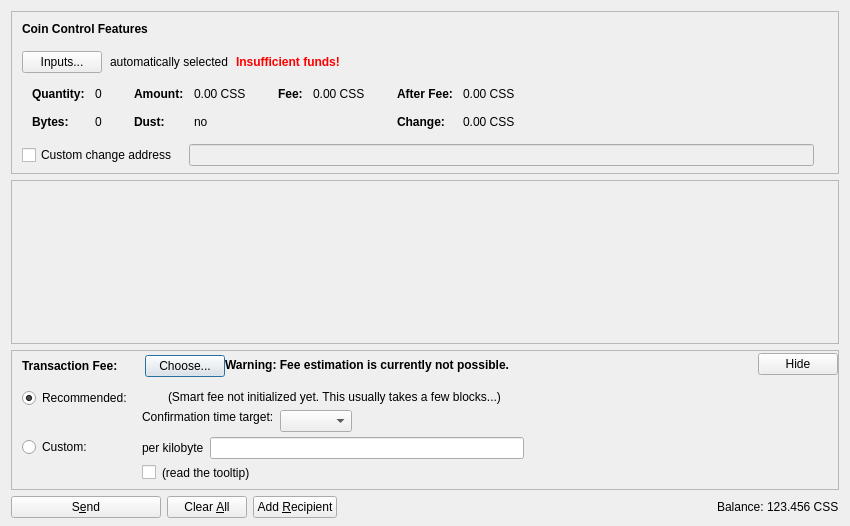
<?xml version="1.0" encoding="UTF-8"?>
<ui version="4.0">
 <class>SendCoinsDialog</class>
 <widget class="QDialog" name="SendCoinsDialog">
  <property name="geometry">
   <rect>
    <x>0</x>
    <y>0</y>
    <width>850</width>
    <height>526</height>
   </rect>
  </property>
  <property name="windowTitle">
   <string>Send Coins</string>
  </property>
  <layout class="QVBoxLayout" name="verticalLayout" stretch="0,1,0,0">
   <property name="bottomMargin">
    <number>8</number>
   </property>
   <item>
    <widget class="QFrame" name="frameCoinControl">
     <property name="sizePolicy">
      <sizepolicy hsizetype="Expanding" vsizetype="Expanding">
       <horstretch>0</horstretch>
       <verstretch>0</verstretch>
      </sizepolicy>
     </property>
     <property name="maximumSize">
      <size>
       <width>16777215</width>
       <height>16777215</height>
      </size>
     </property>
     <property name="frameShape">
      <enum>QFrame::StyledPanel</enum>
     </property>
     <property name="frameShadow">
      <enum>QFrame::Sunken</enum>
     </property>
     <layout class="QVBoxLayout" name="verticalLayoutCoinControl2">
      <property name="spacing">
       <number>0</number>
      </property>
      <property name="leftMargin">
       <number>0</number>
      </property>
      <property name="topMargin">
       <number>0</number>
      </property>
      <property name="rightMargin">
       <number>0</number>
      </property>
      <property name="bottomMargin">
       <number>6</number>
      </property>
      <item>
       <layout class="QVBoxLayout" name="verticalLayoutCoinControl" stretch="0,0,0,0,1">
        <property name="spacing">
         <number>0</number>
        </property>
        <property name="leftMargin">
         <number>10</number>
        </property>
        <property name="topMargin">
         <number>10</number>
        </property>
        <item>
         <layout class="QHBoxLayout" name="horizontalLayoutCoinControl1">
          <property name="bottomMargin">
           <number>15</number>
          </property>
          <item>
           <widget class="QLabel" name="labelCoinControlFeatures">
            <property name="sizePolicy">
             <sizepolicy hsizetype="Preferred" vsizetype="Maximum">
              <horstretch>0</horstretch>
              <verstretch>0</verstretch>
             </sizepolicy>
            </property>
            <property name="font">
             <font>
              <weight>75</weight>
              <bold>true</bold>
             </font>
            </property>
            <property name="styleSheet">
             <string notr="true">font-weight:bold;</string>
            </property>
            <property name="text">
             <string>Coin Control Features</string>
            </property>
           </widget>
          </item>
         </layout>
        </item>
        <item>
         <layout class="QHBoxLayout" name="horizontalLayoutCoinControl2" stretch="0,0,0,0">
          <property name="spacing">
           <number>8</number>
          </property>
          <property name="bottomMargin">
           <number>10</number>
          </property>
          <item>
           <widget class="QPushButton" name="pushButtonCoinControl">
            <property name="styleSheet">
             <string notr="true"/>
            </property>
            <property name="text">
             <string>Inputs...</string>
            </property>
            <property name="autoDefault">
             <bool>false</bool>
            </property>
           </widget>
          </item>
          <item>
           <widget class="QLabel" name="labelCoinControlAutomaticallySelected">
            <property name="text">
             <string>automatically selected</string>
            </property>
            <property name="margin">
             <number>5</number>
            </property>
           </widget>
          </item>
          <item>
           <widget class="QLabel" name="labelCoinControlInsuffFunds">
            <property name="font">
             <font>
              <weight>75</weight>
              <bold>true</bold>
             </font>
            </property>
            <property name="styleSheet">
             <string notr="true">color:red;font-weight:bold;</string>
            </property>
            <property name="text">
             <string>Insufficient funds!</string>
            </property>
            <property name="margin">
             <number>5</number>
            </property>
           </widget>
          </item>
          <item>
           <spacer name="horizontalSpacerCoinControl">
            <property name="orientation">
             <enum>Qt::Horizontal</enum>
            </property>
            <property name="sizeHint" stdset="0">
             <size>
              <width>40</width>
              <height>1</height>
             </size>
            </property>
           </spacer>
          </item>
         </layout>
        </item>
        <item>
         <widget class="QWidget" name="widgetCoinControl" native="true">
          <property name="sizePolicy">
           <sizepolicy hsizetype="Preferred" vsizetype="Preferred">
            <horstretch>0</horstretch>
            <verstretch>0</verstretch>
           </sizepolicy>
          </property>
          <property name="minimumSize">
           <size>
            <width>0</width>
            <height>0</height>
           </size>
          </property>
          <property name="styleSheet">
           <string notr="true"/>
          </property>
          <layout class="QHBoxLayout" name="horizontalLayoutCoinControl5">
           <property name="leftMargin">
            <number>0</number>
           </property>
           <property name="topMargin">
            <number>0</number>
           </property>
           <property name="rightMargin">
            <number>0</number>
           </property>
           <property name="bottomMargin">
            <number>0</number>
           </property>
           <item>
            <layout class="QHBoxLayout" name="horizontalLayoutCoinControl3" stretch="0,0,0,1">
             <property name="spacing">
              <number>20</number>
             </property>
             <property name="topMargin">
              <number>0</number>
             </property>
             <property name="bottomMargin">
              <number>10</number>
             </property>
             <item>
              <layout class="QFormLayout" name="formLayoutCoinControl1">
               <property name="horizontalSpacing">
                <number>10</number>
               </property>
               <property name="verticalSpacing">
                <number>14</number>
               </property>
               <property name="leftMargin">
                <number>10</number>
               </property>
               <property name="topMargin">
                <number>4</number>
               </property>
               <property name="rightMargin">
                <number>6</number>
               </property>
               <item row="0" column="0">
                <widget class="QLabel" name="labelCoinControlQuantityText">
                 <property name="font">
                  <font>
                   <weight>75</weight>
                   <bold>true</bold>
                  </font>
                 </property>
                 <property name="text">
                  <string>Quantity:</string>
                 </property>
                 <property name="margin">
                  <number>0</number>
                 </property>
                </widget>
               </item>
               <item row="0" column="1">
                <widget class="QLabel" name="labelCoinControlQuantity">
                 <property name="cursor">
                  <cursorShape>IBeamCursor</cursorShape>
                 </property>
                 <property name="contextMenuPolicy">
                  <enum>Qt::ActionsContextMenu</enum>
                 </property>
                 <property name="text">
                  <string notr="true">0</string>
                 </property>
                 <property name="margin">
                  <number>0</number>
                 </property>
                 <property name="textInteractionFlags">
                  <set>Qt::LinksAccessibleByMouse|Qt::TextSelectableByKeyboard|Qt::TextSelectableByMouse</set>
                 </property>
                </widget>
               </item>
               <item row="1" column="0">
                <widget class="QLabel" name="labelCoinControlBytesText">
                 <property name="font">
                  <font>
                   <weight>75</weight>
                   <bold>true</bold>
                  </font>
                 </property>
                 <property name="text">
                  <string>Bytes:</string>
                 </property>
                </widget>
               </item>
               <item row="1" column="1">
                <widget class="QLabel" name="labelCoinControlBytes">
                 <property name="cursor">
                  <cursorShape>IBeamCursor</cursorShape>
                 </property>
                 <property name="contextMenuPolicy">
                  <enum>Qt::ActionsContextMenu</enum>
                 </property>
                 <property name="text">
                  <string notr="true">0</string>
                 </property>
                 <property name="textInteractionFlags">
                  <set>Qt::LinksAccessibleByMouse|Qt::TextSelectableByKeyboard|Qt::TextSelectableByMouse</set>
                 </property>
                </widget>
               </item>
              </layout>
             </item>
             <item>
              <layout class="QFormLayout" name="formLayoutCoinControl2">
               <property name="horizontalSpacing">
                <number>10</number>
               </property>
               <property name="verticalSpacing">
                <number>14</number>
               </property>
               <property name="leftMargin">
                <number>6</number>
               </property>
               <property name="topMargin">
                <number>4</number>
               </property>
               <property name="rightMargin">
                <number>6</number>
               </property>
               <item row="0" column="0">
                <widget class="QLabel" name="labelCoinControlAmountText">
                 <property name="font">
                  <font>
                   <weight>75</weight>
                   <bold>true</bold>
                  </font>
                 </property>
                 <property name="text">
                  <string>Amount:</string>
                 </property>
                 <property name="margin">
                  <number>0</number>
                 </property>
                </widget>
               </item>
               <item row="0" column="1">
                <widget class="QLabel" name="labelCoinControlAmount">
                 <property name="cursor">
                  <cursorShape>IBeamCursor</cursorShape>
                 </property>
                 <property name="contextMenuPolicy">
                  <enum>Qt::ActionsContextMenu</enum>
                 </property>
                 <property name="text">
                  <string notr="true">0.00 CSS</string>
                 </property>
                 <property name="textInteractionFlags">
                  <set>Qt::LinksAccessibleByMouse|Qt::TextSelectableByKeyboard|Qt::TextSelectableByMouse</set>
                 </property>
                </widget>
               </item>
               <item row="1" column="0">
                <widget class="QLabel" name="labelCoinControlLowOutputText">
                 <property name="font">
                  <font>
                   <weight>75</weight>
                   <bold>true</bold>
                  </font>
                 </property>
                 <property name="text">
                  <string>Dust:</string>
                 </property>
                </widget>
               </item>
               <item row="1" column="1">
                <widget class="QLabel" name="labelCoinControlLowOutput">
                 <property name="cursor">
                  <cursorShape>IBeamCursor</cursorShape>
                 </property>
                 <property name="contextMenuPolicy">
                  <enum>Qt::ActionsContextMenu</enum>
                 </property>
                 <property name="text">
                  <string notr="true">no</string>
                 </property>
                 <property name="textInteractionFlags">
                  <set>Qt::LinksAccessibleByMouse|Qt::TextSelectableByKeyboard|Qt::TextSelectableByMouse</set>
                 </property>
                </widget>
               </item>
              </layout>
             </item>
             <item>
              <layout class="QFormLayout" name="formLayoutCoinControl3">
               <property name="horizontalSpacing">
                <number>10</number>
               </property>
               <property name="verticalSpacing">
                <number>14</number>
               </property>
               <property name="leftMargin">
                <number>6</number>
               </property>
               <property name="topMargin">
                <number>4</number>
               </property>
               <property name="rightMargin">
                <number>6</number>
               </property>
               <item row="0" column="0">
                <widget class="QLabel" name="labelCoinControlFeeText">
                 <property name="font">
                  <font>
                   <weight>75</weight>
                   <bold>true</bold>
                  </font>
                 </property>
                 <property name="text">
                  <string>Fee:</string>
                 </property>
                 <property name="margin">
                  <number>0</number>
                 </property>
                </widget>
               </item>
               <item row="0" column="1">
                <widget class="QLabel" name="labelCoinControlFee">
                 <property name="cursor">
                  <cursorShape>IBeamCursor</cursorShape>
                 </property>
                 <property name="contextMenuPolicy">
                  <enum>Qt::ActionsContextMenu</enum>
                 </property>
                 <property name="text">
                  <string notr="true">0.00 CSS</string>
                 </property>
                 <property name="textInteractionFlags">
                  <set>Qt::LinksAccessibleByMouse|Qt::TextSelectableByKeyboard|Qt::TextSelectableByMouse</set>
                 </property>
                </widget>
               </item>
              </layout>
             </item>
             <item>
              <layout class="QFormLayout" name="formLayoutCoinControl4">
               <property name="horizontalSpacing">
                <number>10</number>
               </property>
               <property name="verticalSpacing">
                <number>14</number>
               </property>
               <property name="leftMargin">
                <number>6</number>
               </property>
               <property name="topMargin">
                <number>4</number>
               </property>
               <property name="rightMargin">
                <number>6</number>
               </property>
               <item row="0" column="0">
                <widget class="QLabel" name="labelCoinControlAfterFeeText">
                 <property name="font">
                  <font>
                   <weight>75</weight>
                   <bold>true</bold>
                  </font>
                 </property>
                 <property name="text">
                  <string>After Fee:</string>
                 </property>
                 <property name="margin">
                  <number>0</number>
                 </property>
                </widget>
               </item>
               <item row="0" column="1">
                <widget class="QLabel" name="labelCoinControlAfterFee">
                 <property name="cursor">
                  <cursorShape>IBeamCursor</cursorShape>
                 </property>
                 <property name="contextMenuPolicy">
                  <enum>Qt::ActionsContextMenu</enum>
                 </property>
                 <property name="text">
                  <string notr="true">0.00 CSS</string>
                 </property>
                 <property name="textInteractionFlags">
                  <set>Qt::LinksAccessibleByMouse|Qt::TextSelectableByKeyboard|Qt::TextSelectableByMouse</set>
                 </property>
                </widget>
               </item>
               <item row="1" column="0">
                <widget class="QLabel" name="labelCoinControlChangeText">
                 <property name="font">
                  <font>
                   <weight>75</weight>
                   <bold>true</bold>
                  </font>
                 </property>
                 <property name="text">
                  <string>Change:</string>
                 </property>
                </widget>
               </item>
               <item row="1" column="1">
                <widget class="QLabel" name="labelCoinControlChange">
                 <property name="cursor">
                  <cursorShape>IBeamCursor</cursorShape>
                 </property>
                 <property name="contextMenuPolicy">
                  <enum>Qt::ActionsContextMenu</enum>
                 </property>
                 <property name="text">
                  <string notr="true">0.00 CSS</string>
                 </property>
                 <property name="textInteractionFlags">
                  <set>Qt::LinksAccessibleByMouse|Qt::TextSelectableByKeyboard|Qt::TextSelectableByMouse</set>
                 </property>
                </widget>
               </item>
              </layout>
             </item>
            </layout>
           </item>
          </layout>
         </widget>
        </item>
        <item>
         <layout class="QHBoxLayout" name="horizontalLayoutCoinControl4" stretch="0,0,0">
          <property name="spacing">
           <number>12</number>
          </property>
          <property name="sizeConstraint">
           <enum>QLayout::SetDefaultConstraint</enum>
          </property>
          <property name="topMargin">
           <number>5</number>
          </property>
          <property name="rightMargin">
           <number>5</number>
          </property>
          <item>
           <widget class="QCheckBox" name="checkBoxCoinControlChange">
            <property name="toolTip">
             <string>If this is activated, but the change address is empty or invalid, change will be sent to a newly generated address.</string>
            </property>
            <property name="text">
             <string>Custom change address</string>
            </property>
           </widget>
          </item>
          <item>
           <widget class="QValidatedLineEdit" name="lineEditCoinControlChange">
            <property name="enabled">
             <bool>false</bool>
            </property>
            <property name="sizePolicy">
             <sizepolicy hsizetype="Expanding" vsizetype="Fixed">
              <horstretch>0</horstretch>
              <verstretch>0</verstretch>
             </sizepolicy>
            </property>
           </widget>
          </item>
          <item>
           <widget class="QLabel" name="labelCoinControlChangeLabel">
            <property name="sizePolicy">
             <sizepolicy hsizetype="Preferred" vsizetype="Expanding">
              <horstretch>0</horstretch>
              <verstretch>0</verstretch>
             </sizepolicy>
            </property>
            <property name="minimumSize">
             <size>
              <width>0</width>
              <height>0</height>
             </size>
            </property>
            <property name="text">
             <string/>
            </property>
            <property name="margin">
             <number>3</number>
            </property>
           </widget>
          </item>
         </layout>
        </item>
        <item>
         <spacer name="verticalSpacerCoinControl">
          <property name="orientation">
           <enum>Qt::Vertical</enum>
          </property>
          <property name="sizeHint" stdset="0">
           <size>
            <width>800</width>
            <height>1</height>
           </size>
          </property>
         </spacer>
        </item>
       </layout>
      </item>
     </layout>
    </widget>
   </item>
   <item>
    <widget class="QScrollArea" name="scrollArea">
     <property name="widgetResizable">
      <bool>true</bool>
     </property>
     <widget class="QWidget" name="scrollAreaWidgetContents">
      <property name="geometry">
       <rect>
        <x>0</x>
        <y>0</y>
        <width>830</width>
        <height>104</height>
       </rect>
      </property>
      <layout class="QVBoxLayout" name="verticalLayout_2" stretch="0,1">
       <property name="leftMargin">
        <number>0</number>
       </property>
       <property name="topMargin">
        <number>0</number>
       </property>
       <property name="rightMargin">
        <number>0</number>
       </property>
       <property name="bottomMargin">
        <number>0</number>
       </property>
       <item>
        <layout class="QVBoxLayout" name="entries">
         <property name="spacing">
          <number>6</number>
         </property>
        </layout>
       </item>
       <item>
        <spacer name="verticalSpacer">
         <property name="orientation">
          <enum>Qt::Vertical</enum>
         </property>
         <property name="sizeHint" stdset="0">
          <size>
           <width>20</width>
           <height>40</height>
          </size>
         </property>
        </spacer>
       </item>
      </layout>
     </widget>
    </widget>
   </item>
   <item>
    <widget class="QFrame" name="frameFee">
     <property name="sizePolicy">
      <sizepolicy hsizetype="Expanding" vsizetype="Expanding">
       <horstretch>0</horstretch>
       <verstretch>0</verstretch>
      </sizepolicy>
     </property>
     <property name="maximumSize">
      <size>
       <width>16777215</width>
       <height>16777215</height>
      </size>
     </property>
     <property name="frameShape">
      <enum>QFrame::StyledPanel</enum>
     </property>
     <property name="frameShadow">
      <enum>QFrame::Sunken</enum>
     </property>
     <layout class="QVBoxLayout" name="verticalLayoutFee1">
      <property name="spacing">
       <number>0</number>
      </property>
      <property name="leftMargin">
       <number>0</number>
      </property>
      <property name="topMargin">
       <number>0</number>
      </property>
      <property name="rightMargin">
       <number>0</number>
      </property>
      <property name="bottomMargin">
       <number>0</number>
      </property>
      <item>
       <layout class="QVBoxLayout" name="verticalLayoutFee2" stretch="0,0,0">
        <property name="spacing">
         <number>0</number>
        </property>
        <property name="leftMargin">
         <number>10</number>
        </property>
        <property name="topMargin">
         <number>0</number>
        </property>
        <item>
         <layout class="QHBoxLayout" name="horizontalLayoutFee1">
          <property name="bottomMargin">
           <number>0</number>
          </property>
          <item>
           <layout class="QVBoxLayout" name="verticalLayoutFee7">
            <property name="spacing">
             <number>0</number>
            </property>
            <item>
             <spacer name="verticalSpacerSmartFee">
              <property name="orientation">
               <enum>Qt::Vertical</enum>
              </property>
              <property name="sizeType">
               <enum>QSizePolicy::Fixed</enum>
              </property>
              <property name="sizeHint" stdset="0">
               <size>
                <width>1</width>
                <height>4</height>
               </size>
              </property>
             </spacer>
            </item>
            <item>
             <layout class="QHBoxLayout" name="horizontalLayoutSmartFee">
              <property name="spacing">
               <number>10</number>
              </property>
              <item>
               <widget class="QLabel" name="labelFeeHeadline">
                <property name="sizePolicy">
                 <sizepolicy hsizetype="Preferred" vsizetype="Maximum">
                  <horstretch>0</horstretch>
                  <verstretch>0</verstretch>
                 </sizepolicy>
                </property>
                <property name="font">
                 <font>
                  <weight>75</weight>
                  <bold>true</bold>
                 </font>
                </property>
                <property name="styleSheet">
                 <string notr="true">font-weight:bold;</string>
                </property>
                <property name="text">
                 <string>Transaction Fee:</string>
                </property>
               </widget>
              </item>
              <item>
               <widget class="QLabel" name="labelFeeMinimized">
                <property name="text">
                 <string/>
                </property>
               </widget>
              </item>
              <item>
               <widget class="QPushButton" name="buttonChooseFee">
                <property name="text">
                 <string>Choose...</string>
                </property>
               </widget>
              </item>
             </layout>
            </item>
            <item>
             <spacer name="verticalSpacer_5">
              <property name="orientation">
               <enum>Qt::Vertical</enum>
              </property>
              <property name="sizeHint" stdset="0">
               <size>
                <width>1</width>
                <height>1</height>
               </size>
              </property>
             </spacer>
            </item>
           </layout>
          </item>
          <item>
           <widget class="QLabel" name="fallbackFeeWarningLabel">
            <property name="toolTip">
             <string>Using the fallbackfee can result in sending a transaction that will take several hours or days (or never) to confirm. Consider choosing your fee manually or wait until you have validated the complete chain.</string>
            </property>
            <property name="font">
            <font>
                <weight>75</weight>
                <bold>true</bold>
            </font>
            </property>
            <property name="text">
             <string>Warning: Fee estimation is currently not possible.</string>
            </property>
            <property name="wordWrap">
             <bool>false</bool>
            </property>
           </widget>
          </item>
          <item>
           <spacer name="horizontalSpacer_4">
            <property name="orientation">
             <enum>Qt::Horizontal</enum>
            </property>
            <property name="sizeType">
             <enum>QSizePolicy::MinimumExpanding</enum>
            </property>
            <property name="sizeHint" stdset="0">
             <size>
              <width>40</width>
              <height>20</height>
             </size>
            </property>
           </spacer>
          </item>
          <item>
           <widget class="QPushButton" name="buttonMinimizeFee">
            <property name="toolTip">
             <string>collapse fee-settings</string>
            </property>
            <property name="text">
             <string>Hide</string>
            </property>
           </widget>
          </item>
         </layout>
        </item>
        <item>
         <widget class="QFrame" name="frameFeeSelection">
          <layout class="QVBoxLayout" name="verticalLayoutFee12">
           <property name="spacing">
            <number>0</number>
           </property>
           <property name="leftMargin">
            <number>0</number>
           </property>
           <property name="topMargin">
            <number>0</number>
           </property>
           <property name="rightMargin">
            <number>0</number>
           </property>
           <property name="bottomMargin">
            <number>0</number>
           </property>
           <item>
            <layout class="QGridLayout" name="gridLayoutFee">
             <property name="topMargin">
              <number>10</number>
             </property>
             <property name="bottomMargin">
              <number>4</number>
             </property>
             <property name="horizontalSpacing">
              <number>10</number>
             </property>
             <property name="verticalSpacing">
              <number>4</number>
             </property>
             <item row="1" column="1">
              <layout class="QVBoxLayout" name="verticalLayoutFee8">
               <property name="spacing">
                <number>6</number>
               </property>
               <item>
                <layout class="QHBoxLayout" name="horizontalLayoutFee13">
                 <item>
                  <widget class="QLabel" name="labelCustomPerKilobyte">
                   <property name="toolTip">
                    <string>If the custom fee is set to 1000 satoshis and the transaction is only 250 bytes, then &quot;per kilobyte&quot; only pays 250 satoshis in fee, while &quot;total at least&quot; pays 1000 satoshis. For transactions bigger than a kilobyte both pay by kilobyte.</string>
                   </property>
                   <property name="text">
                    <string>per kilobyte</string>
                   </property>
                  </widget>
                 </item>
                 <item>
                  <widget class="BitcoinAmountField" name="customFee"/>
                 </item>
                 <item>
                  <spacer name="horizontalSpacer_6">
                   <property name="orientation">
                    <enum>Qt::Horizontal</enum>
                   </property>
                   <property name="sizeHint" stdset="0">
                    <size>
                     <width>1</width>
                     <height>1</height>
                    </size>
                   </property>
                  </spacer>
                 </item>
                </layout>
               </item>
               <item>
                <layout class="QHBoxLayout" name="horizontalLayoutFee8">
                 <item>
                  <widget class="QCheckBox" name="checkBoxMinimumFee">
                   <property name="toolTip">
                    <string>Paying only the minimum fee is just fine as long as there is less transaction volume than space in the blocks. But be aware that this can end up in a never confirming transaction once there is more demand for csscoin transactions than the network can process.</string>
                   </property>
                   <property name="text">
                    <string/>
                   </property>
                  </widget>
                 </item>
                 <item>
                  <widget class="QLabel" name="labelMinFeeWarning">
                   <property name="enabled">
                    <bool>true</bool>
                   </property>
                   <property name="toolTip">
                    <string>Paying only the minimum fee is just fine as long as there is less transaction volume than space in the blocks. But be aware that this can end up in a never confirming transaction once there is more demand for csscoin transactions than the network can process.</string>
                   </property>
                   <property name="text">
                    <string>(read the tooltip)</string>
                   </property>
                   <property name="margin">
                    <number>5</number>
                   </property>
                  </widget>
                 </item>
                 <item>
                  <spacer name="horizontalSpacer_2">
                   <property name="orientation">
                    <enum>Qt::Horizontal</enum>
                   </property>
                   <property name="sizeHint" stdset="0">
                    <size>
                     <width>1</width>
                     <height>1</height>
                    </size>
                   </property>
                  </spacer>
                 </item>
                </layout>
               </item>
              </layout>
             </item>
             <item row="0" column="0">
              <layout class="QVBoxLayout" name="verticalLayoutFee4" stretch="0,1">
               <item>
                <widget class="QRadioButton" name="radioSmartFee">
                 <property name="text">
                  <string>Recommended:</string>
                 </property>
                 <property name="checked">
                  <bool>true</bool>
                 </property>
                 <attribute name="buttonGroup">
                  <string notr="true">groupFee</string>
                 </attribute>
                </widget>
               </item>
               <item>
                <spacer name="verticalSpacer_2">
                 <property name="orientation">
                  <enum>Qt::Vertical</enum>
                 </property>
                 <property name="sizeHint" stdset="0">
                  <size>
                   <width>1</width>
                   <height>1</height>
                  </size>
                 </property>
                </spacer>
               </item>
              </layout>
             </item>
             <item row="1" column="0">
              <layout class="QVBoxLayout" name="verticalLayoutFee9" stretch="0,1">
               <item>
                <widget class="QRadioButton" name="radioCustomFee">
                 <property name="text">
                  <string>Custom:</string>
                 </property>
                 <attribute name="buttonGroup">
                  <string notr="true">groupFee</string>
                 </attribute>
                </widget>
               </item>
               <item>
                <spacer name="verticalSpacer_6">
                 <property name="orientation">
                  <enum>Qt::Vertical</enum>
                 </property>
                 <property name="sizeHint" stdset="0">
                  <size>
                   <width>1</width>
                   <height>1</height>
                  </size>
                 </property>
                </spacer>
               </item>
              </layout>
             </item>
             <item row="0" column="1">
              <layout class="QVBoxLayout" name="verticalLayoutFee3" stretch="0,0,1">
               <property name="spacing">
                <number>6</number>
               </property>
               <property name="topMargin">
                <number>2</number>
               </property>
               <item>
                <layout class="QHBoxLayout" name="horizontalLayoutFee12">
                 <item>
                  <widget class="QLabel" name="labelSmartFee">
                   <property name="text">
                    <string/>
                   </property>
                   <property name="margin">
                    <number>2</number>
                   </property>
                  </widget>
                 </item>
                 <item>
                  <widget class="QLabel" name="labelFeeEstimation">
                   <property name="text">
                    <string/>
                   </property>
                  </widget>
                 </item>
                 <item>
                  <widget class="QLabel" name="labelSmartFee2">
                   <property name="text">
                    <string>(Smart fee not initialized yet. This usually takes a few blocks...)</string>
                   </property>
                   <property name="margin">
                    <number>2</number>
                   </property>
                  </widget>
                 </item>
                 <item>
                  <spacer name="horizontalSpacer_5">
                   <property name="orientation">
                    <enum>Qt::Horizontal</enum>
                   </property>
                   <property name="sizeHint" stdset="0">
                    <size>
                     <width>1</width>
                     <height>1</height>
                    </size>
                   </property>
                  </spacer>
                 </item>
                </layout>
               </item>
               <item>
                <layout class="QHBoxLayout" name="horizontalLayoutFee9">
                 <item>
                  <layout class="QVBoxLayout" name="verticalLayoutFee6">
                   <item>
                    <widget class="QLabel" name="labelSmartFee3">
                     <property name="text">
                      <string>Confirmation time target:</string>
                     </property>
                     <property name="margin">
                      <number>2</number>
                     </property>
                    </widget>
                   </item>
                   <item>
                    <spacer name="verticalSpacer_3">
                     <property name="orientation">
                      <enum>Qt::Vertical</enum>
                     </property>
                     <property name="sizeHint" stdset="0">
                      <size>
                       <width>1</width>
                       <height>1</height>
                      </size>
                     </property>
                    </spacer>
                   </item>
                  </layout>
                 </item>
                 <item>
                  <layout class="QVBoxLayout" name="verticalLayoutFee5">
                   <property name="rightMargin">
                    <number>30</number>
                   </property>
                   <item>
                    <layout class="QHBoxLayout" name="horizontalLayoutConfTarget">
                     <property name="bottomMargin">
                      <number>0</number>
                     </property>
                     <item>
                      <widget class="QComboBox" name="confTargetSelector"/>
                     </item>
                     <item>
                      <spacer name="horizontalSpacerConfTarget">
                       <property name="orientation">
                        <enum>Qt::Horizontal</enum>
                       </property>
                       <property name="sizeHint" stdset="0">
                        <size>
                         <width>40</width>
                         <height>20</height>
                        </size>
                       </property>
                      </spacer>
                     </item>
                    </layout>
                   </item>
                  </layout>
                 </item>
                </layout>
               </item>
               <item>
                <spacer name="verticalSpacer_4">
                 <property name="orientation">
                  <enum>Qt::Vertical</enum>
                 </property>
                 <property name="sizeHint" stdset="0">
                  <size>
                   <width>1</width>
                   <height>1</height>
                  </size>
                 </property>
                </spacer>
               </item>
              </layout>
             </item>
            </layout>
           </item>
          </layout>
         </widget>
        </item>
        <item>
         <spacer name="verticalSpacerFee">
          <property name="orientation">
           <enum>Qt::Vertical</enum>
          </property>
          <property name="sizeHint" stdset="0">
           <size>
            <width>40</width>
            <height>5</height>
           </size>
          </property>
         </spacer>
        </item>
       </layout>
      </item>
     </layout>
    </widget>
   </item>
   <item>
    <layout class="QHBoxLayout" name="horizontalLayout">
     <item>
      <widget class="QPushButton" name="sendButton">
       <property name="minimumSize">
        <size>
         <width>150</width>
         <height>0</height>
        </size>
       </property>
       <property name="toolTip">
        <string>Confirm the send action</string>
       </property>
       <property name="text">
        <string>S&amp;end</string>
       </property>
       <property name="icon">
        <iconset resource="../bitcoin.qrc">
         <normaloff>:/icons/send</normaloff>:/icons/send</iconset>
       </property>
       <property name="autoDefault">
        <bool>false</bool>
       </property>
       <property name="default">
        <bool>false</bool>
       </property>
      </widget>
     </item>
     <item>
      <widget class="QPushButton" name="clearButton">
       <property name="sizePolicy">
        <sizepolicy hsizetype="Minimum" vsizetype="Fixed">
         <horstretch>0</horstretch>
         <verstretch>0</verstretch>
        </sizepolicy>
       </property>
       <property name="toolTip">
        <string>Clear all fields of the form.</string>
       </property>
       <property name="text">
        <string>Clear &amp;All</string>
       </property>
       <property name="icon">
        <iconset resource="../bitcoin.qrc">
         <normaloff>:/icons/remove</normaloff>:/icons/remove</iconset>
       </property>
       <property name="autoDefault">
        <bool>false</bool>
       </property>
      </widget>
     </item>
     <item>
      <widget class="QPushButton" name="addButton">
       <property name="toolTip">
        <string>Send to multiple recipients at once</string>
       </property>
       <property name="text">
        <string>Add &amp;Recipient</string>
       </property>
       <property name="icon">
        <iconset resource="../bitcoin.qrc">
         <normaloff>:/icons/add</normaloff>:/icons/add</iconset>
       </property>
       <property name="autoDefault">
        <bool>false</bool>
       </property>
      </widget>
     </item>
     <item>
      <spacer name="horizontalSpacer">
       <property name="orientation">
        <enum>Qt::Horizontal</enum>
       </property>
       <property name="sizeHint" stdset="0">
        <size>
         <width>40</width>
         <height>20</height>
        </size>
       </property>
      </spacer>
     </item>
     <item>
      <layout class="QHBoxLayout" name="horizontalLayout_2">
       <property name="spacing">
        <number>3</number>
       </property>
       <item>
        <widget class="QLabel" name="label">
         <property name="sizePolicy">
          <sizepolicy hsizetype="Preferred" vsizetype="Fixed">
           <horstretch>0</horstretch>
           <verstretch>0</verstretch>
          </sizepolicy>
         </property>
         <property name="text">
          <string>Balance:</string>
         </property>
        </widget>
       </item>
       <item>
        <widget class="QLabel" name="labelBalance">
         <property name="sizePolicy">
          <sizepolicy hsizetype="Preferred" vsizetype="Fixed">
           <horstretch>0</horstretch>
           <verstretch>0</verstretch>
          </sizepolicy>
         </property>
         <property name="cursor">
          <cursorShape>IBeamCursor</cursorShape>
         </property>
         <property name="text">
          <string notr="true">123.456 CSS</string>
         </property>
         <property name="textInteractionFlags">
          <set>Qt::LinksAccessibleByMouse|Qt::TextSelectableByKeyboard|Qt::TextSelectableByMouse</set>
         </property>
        </widget>
       </item>
      </layout>
     </item>
    </layout>
   </item>
  </layout>
 </widget>
 <customwidgets>
  <customwidget>
   <class>QValidatedLineEdit</class>
   <extends>QLineEdit</extends>
   <header>qvalidatedlineedit.h</header>
  </customwidget>
  <customwidget>
   <class>BitcoinAmountField</class>
   <extends>QLineEdit</extends>
   <header>bitcoinamountfield.h</header>
   <container>1</container>
  </customwidget>
 </customwidgets>
 <resources>
  <include location="../bitcoin.qrc"/>
 </resources>
 <connections/>
 <buttongroups>
  <buttongroup name="groupFee"/>
 </buttongroups>
</ui>
